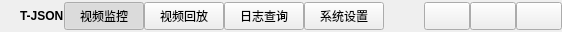
     <widget class="QWidget" name="titleBar" native="true">
      <property name="minimumSize">
       <size>
        <width>0</width>
        <height>32</height>
       </size>
      </property>
      <property name="maximumSize">
       <size>
        <width>16777215</width>
        <height>32</height>
       </size>
      </property>
      <property name="cursor">
       <cursorShape>ArrowCursor</cursorShape>
      </property>
      <layout class="QHBoxLayout" name="horizontalLayout_title">
       <property name="spacing">
        <number>0</number>
       </property>
       <property name="leftMargin">
        <number>0</number>
       </property>
       <property name="topMargin">
        <number>0</number>
       </property>
       <property name="rightMargin">
        <number>0</number>
       </property>
       <property name="bottomMargin">
        <number>0</number>
       </property>
       <item>
        <widget class="QLabel" name="labelAppIcon">
         <property name="minimumSize">
          <size>
           <width>20</width>
           <height>20</height>
          </size>
         </property>
         <property name="maximumSize">
          <size>
           <width>20</width>
           <height>20</height>
          </size>
         </property>
         <property name="text">
          <string/>
         </property>
        </widget>
       </item>
       <item>
        <widget class="QLabel" name="labelAppTitle">
         <property name="styleSheet">
          <string notr="true">font-size:12px;font-weight:bold;</string>
         </property>
         <property name="text">
          <string>T-JSON</string>
         </property>
        </widget>
       </item>
       <item>
        <widget class="QPushButton" name="btnNavMonitor">
         <property name="minimumSize">
          <size>
           <width>80</width>
           <height>28</height>
          </size>
         </property>
         <property name="cursor">
          <cursorShape>ArrowCursor</cursorShape>
         </property>
         <property name="focusPolicy">
          <enum>Qt::FocusPolicy::NoFocus</enum>
         </property>
         <property name="text">
          <string>视频监控</string>
         </property>
         <property name="checkable">
          <bool>true</bool>
         </property>
         <property name="checked">
          <bool>true</bool>
         </property>
        </widget>
       </item>
       <item>
        <widget class="QPushButton" name="btnNavPlayback">
         <property name="minimumSize">
          <size>
           <width>80</width>
           <height>28</height>
          </size>
         </property>
         <property name="cursor">
          <cursorShape>ArrowCursor</cursorShape>
         </property>
         <property name="focusPolicy">
          <enum>Qt::FocusPolicy::NoFocus</enum>
         </property>
         <property name="text">
          <string>视频回放</string>
         </property>
         <property name="checkable">
          <bool>true</bool>
         </property>
        </widget>
       </item>
       <item>
        <widget class="QPushButton" name="btnNavLog">
         <property name="minimumSize">
          <size>
           <width>80</width>
           <height>28</height>
          </size>
         </property>
         <property name="cursor">
          <cursorShape>ArrowCursor</cursorShape>
         </property>
         <property name="focusPolicy">
          <enum>Qt::FocusPolicy::NoFocus</enum>
         </property>
         <property name="text">
          <string>日志查询</string>
         </property>
         <property name="checkable">
          <bool>true</bool>
         </property>
        </widget>
       </item>
       <item>
        <widget class="QPushButton" name="btnNavSettings">
         <property name="minimumSize">
          <size>
           <width>80</width>
           <height>28</height>
          </size>
         </property>
         <property name="cursor">
          <cursorShape>ArrowCursor</cursorShape>
         </property>
         <property name="focusPolicy">
          <enum>Qt::FocusPolicy::NoFocus</enum>
         </property>
         <property name="text">
          <string>系统设置</string>
         </property>
         <property name="checkable">
          <bool>true</bool>
         </property>
        </widget>
       </item>
       <item>
        <spacer name="spacerTitle">
         <property name="orientation">
          <enum>Qt::Orientation::Horizontal</enum>
         </property>
         <property name="sizeHint" stdset="0">
          <size>
           <width>40</width>
           <height>20</height>
          </size>
         </property>
        </spacer>
       </item>
       <item>
        <widget class="QPushButton" name="btnMenu_Min">
         <property name="minimumSize">
          <size>
           <width>46</width>
           <height>28</height>
          </size>
         </property>
         <property name="maximumSize">
          <size>
           <width>46</width>
           <height>28</height>
          </size>
         </property>
         <property name="cursor">
          <cursorShape>ArrowCursor</cursorShape>
         </property>
         <property name="focusPolicy">
          <enum>Qt::FocusPolicy::NoFocus</enum>
         </property>
         <property name="toolTip">
          <string>最小化</string>
         </property>
         <property name="text">
          <string/>
         </property>
        </widget>
       </item>
       <item>
        <widget class="QPushButton" name="btnMenu_Max">
         <property name="minimumSize">
          <size>
           <width>46</width>
           <height>28</height>
          </size>
         </property>
         <property name="maximumSize">
          <size>
           <width>46</width>
           <height>28</height>
          </size>
         </property>
         <property name="cursor">
          <cursorShape>ArrowCursor</cursorShape>
         </property>
         <property name="focusPolicy">
          <enum>Qt::FocusPolicy::NoFocus</enum>
         </property>
         <property name="toolTip">
          <string>最大化</string>
         </property>
         <property name="text">
          <string/>
         </property>
        </widget>
       </item>
       <item>
        <widget class="QPushButton" name="btnMenu_Close">
         <property name="minimumSize">
          <size>
           <width>46</width>
           <height>28</height>
          </size>
         </property>
         <property name="maximumSize">
          <size>
           <width>46</width>
           <height>28</height>
          </size>
         </property>
         <property name="cursor">
          <cursorShape>ArrowCursor</cursorShape>
         </property>
         <property name="focusPolicy">
          <enum>Qt::FocusPolicy::NoFocus</enum>
         </property>
         <property name="toolTip">
          <string>关闭</string>
         </property>
         <property name="text">
          <string/>
         </property>
        </widget>
       </item>
      </layout>
     </widget>
